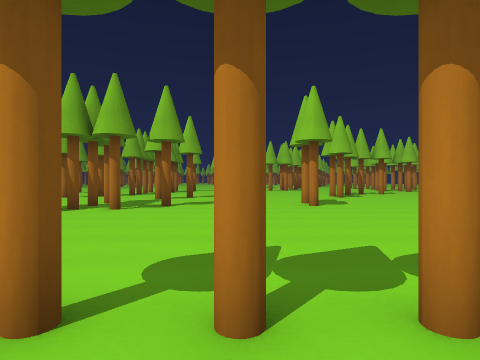
view 1 (above)

24 first-person views from a walk through a Godot game level. The camera is 1.4 m above the floor, looks level and sees 75° across. The floor is counted in squares, 2 m on a side. Each view is taken from the middle of a square. On the plan, view 1 faces up. The plan holds only what a view shows up to about 10 squares ahead; the rest is blank. The place goes on beyond the plan.

view 2
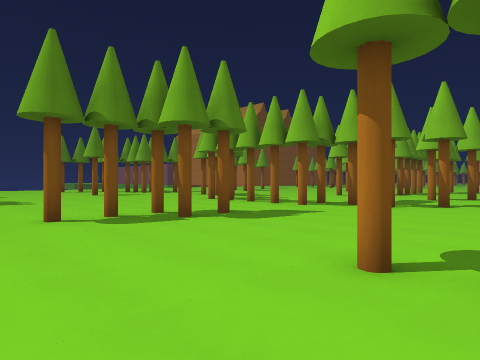

view 3
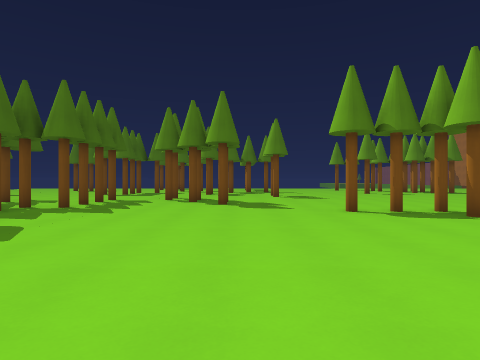

view 4
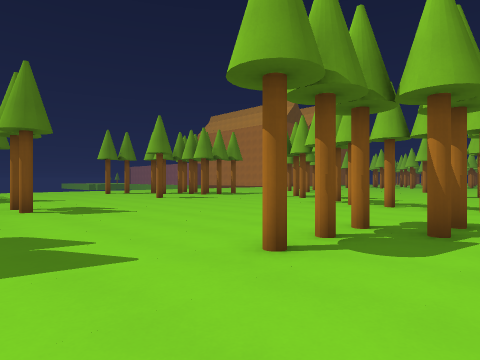

view 5
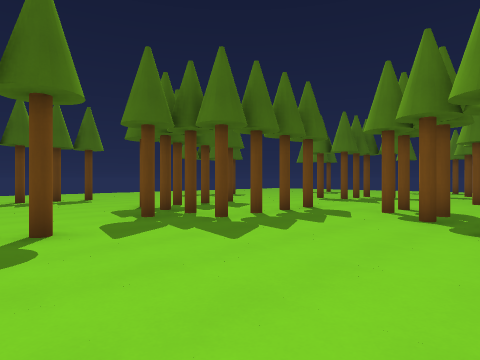

view 6
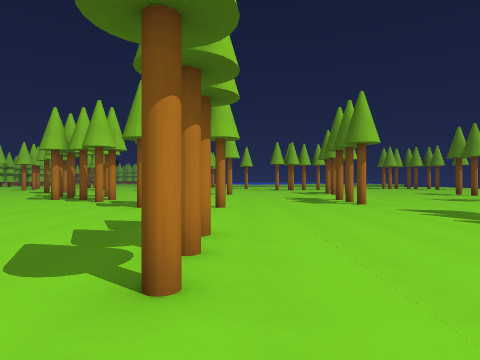

view 7
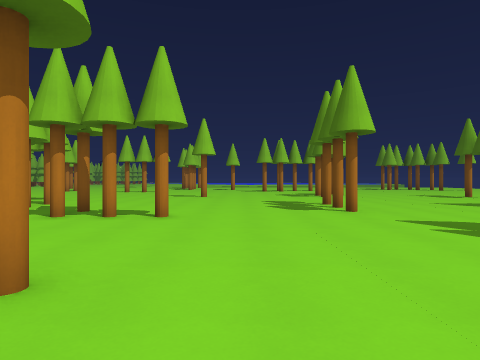

view 8
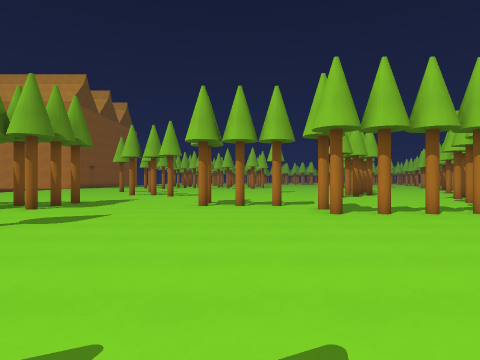

view 9
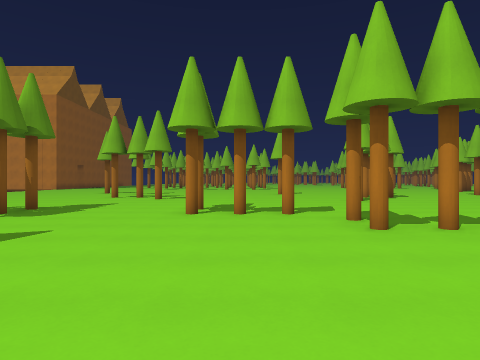

view 10
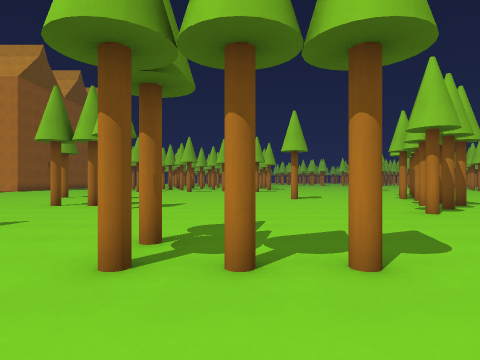

view 11
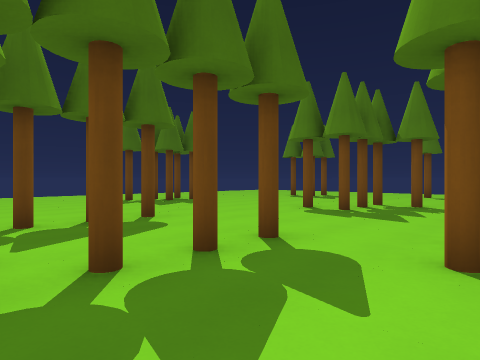

view 12
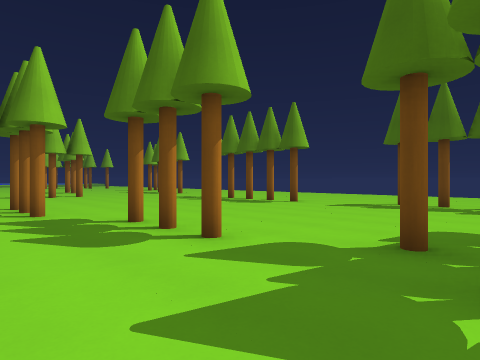

view 13
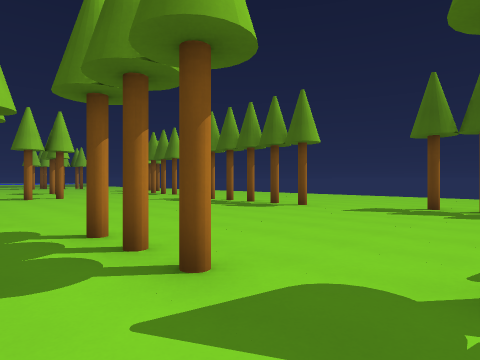

view 14
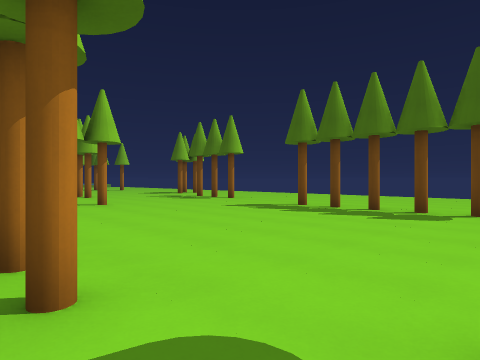

view 15
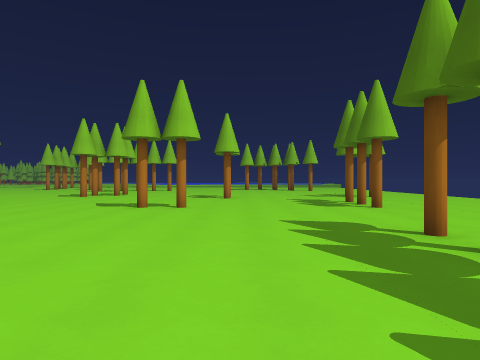

view 16
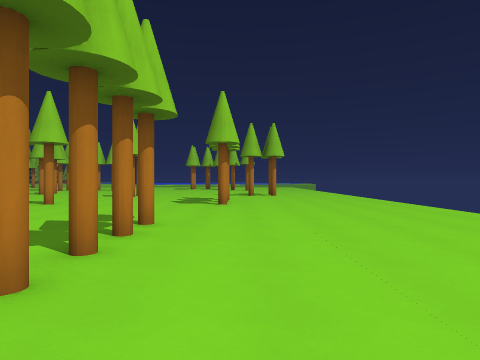

view 17
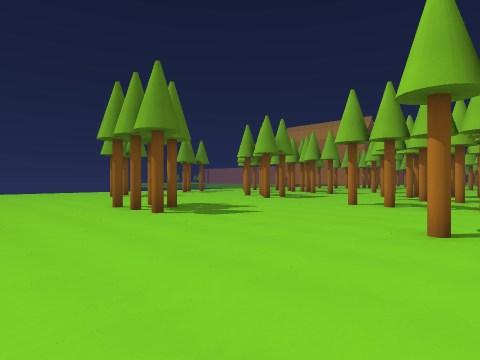

view 18
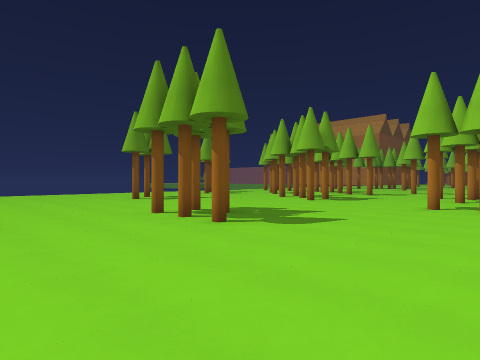

view 19
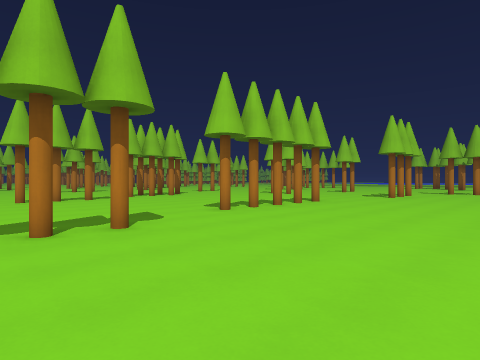

view 20
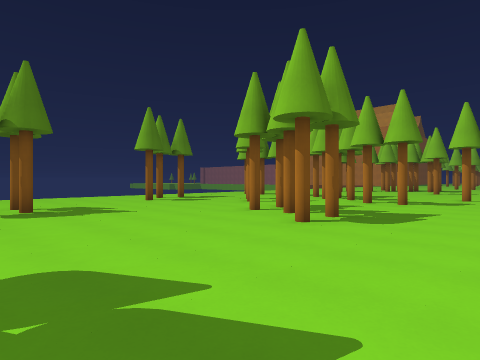

view 21
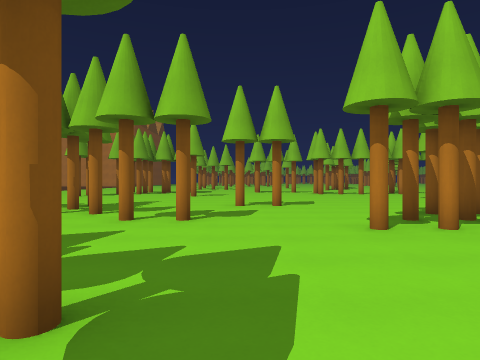

view 22
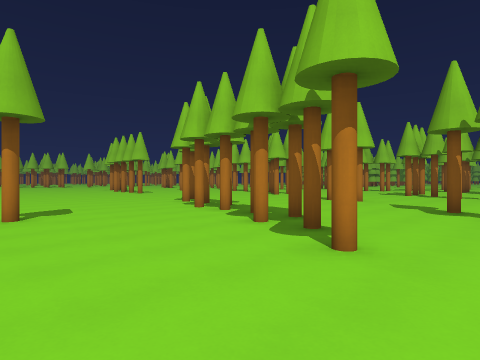

view 23
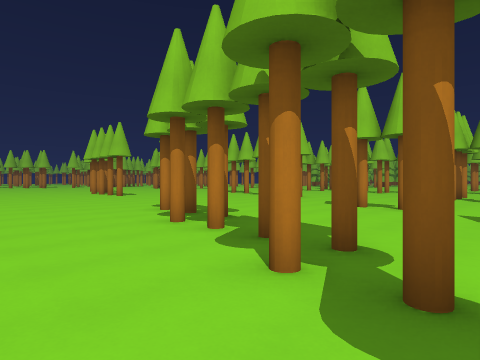

view 24
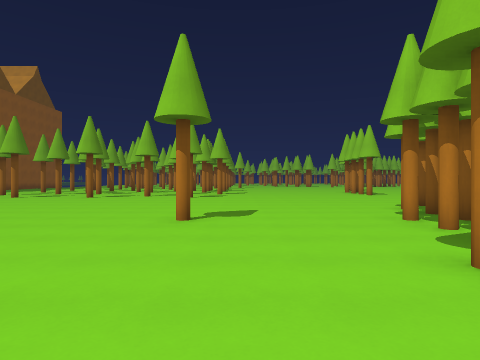

### Floor plan
Key: @ floor where view 1 was taken; # wall or solid block; x gap in a wall; . floor.
Columns run from 16 left of view 1 to 9 right of it. Each row starts with its distance up from view 1.
 24           ..
 23         .....
 22  .............
 21  ............#.
 20   ..........#...
 19   ..............
 18    ....#...##.....
 17     ...............
 16    ................
 15 x#........##.......
 14 .. ................
 13 .........#....#....
 12 ............. ...
 11 ............. .
 10 #...........#... .....
  9 #...#x#.......#. .....
  8 #..........###.. .......
  7 .......#xxx#.... .......
  6 ................ ......##
  5   ........................
  4   ...................##...
  3   ........##..............
  2   .............#x#...#....
  1 ..........#...............
  0 ...##...........@.........
 -1 ..........................
 -2 #......##.............#x#.
 -3 .##...##......... ........
 -4 .....##.........    ......
 -5 ................###.......
 -6 #.....#xx#..#x#...........
 -7 #x#......##...............
 -8 ..........................
 -9 ......#xx#................
-10 ..........................
-11 ..........................
-12 ...............#xxx#......
-13 ..##.....#xx#..........#xx
-14 ..###....................
-15 .........................
-16 .........................
-17 .........................
-18     ...........    ......

Positions as (right, up) in squares from view 1, and headings:
1: (0, 0), facing up
2: (0, -1), facing up-left
3: (1, -2), facing left
4: (-4, -2), facing up-left
5: (-3, -2), facing down-left
6: (-3, 1), facing right
7: (-1, 0), facing right
8: (-11, 0), facing up
9: (-11, 2), facing up
10: (-11, 6), facing up
11: (-7, -4), facing down-left
12: (-7, -4), facing down-right
13: (-6, -5), facing down-right
14: (-2, -5), facing down-right
15: (-1, -10), facing right
16: (-2, -14), facing right
17: (-6, -18), facing up-left
18: (-8, -18), facing up-left
19: (-6, -18), facing up-right
20: (-11, -13), facing up-left
21: (-13, -9), facing up
22: (-10, 11), facing up-right
23: (-8, 13), facing up-right
24: (-8, 12), facing up
